Frame 1 (no input): blank canvas, image omitted
Frame 60 (the mouse pressed at the canvas centre just before this capture): blank canvas, image omitted
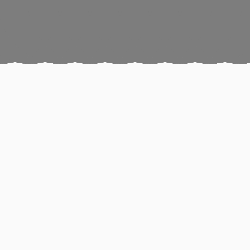
Frame 120 (the mouse held since frame 60 and released just before this capture)

The Processing sketch whose frames 1 and 60 were blank and that drew this single picture after the mouse press (run headless with seeded random() and noise(); from frame 60 on, the mouse is pressed at the canvas centre):

// Processing sketch: processing_86531
// ── processing_86531.pde



  
  
  void setup ()

{
size(250,250);
background (250);
smooth ();
}
void draw ()
{

for (int i = 0; i < width ; i = i + 30){
  
noStroke (); 
fill (mouseX,mouseY);
ellipse  (i, 1,mouseX , mouseY);
}
}
